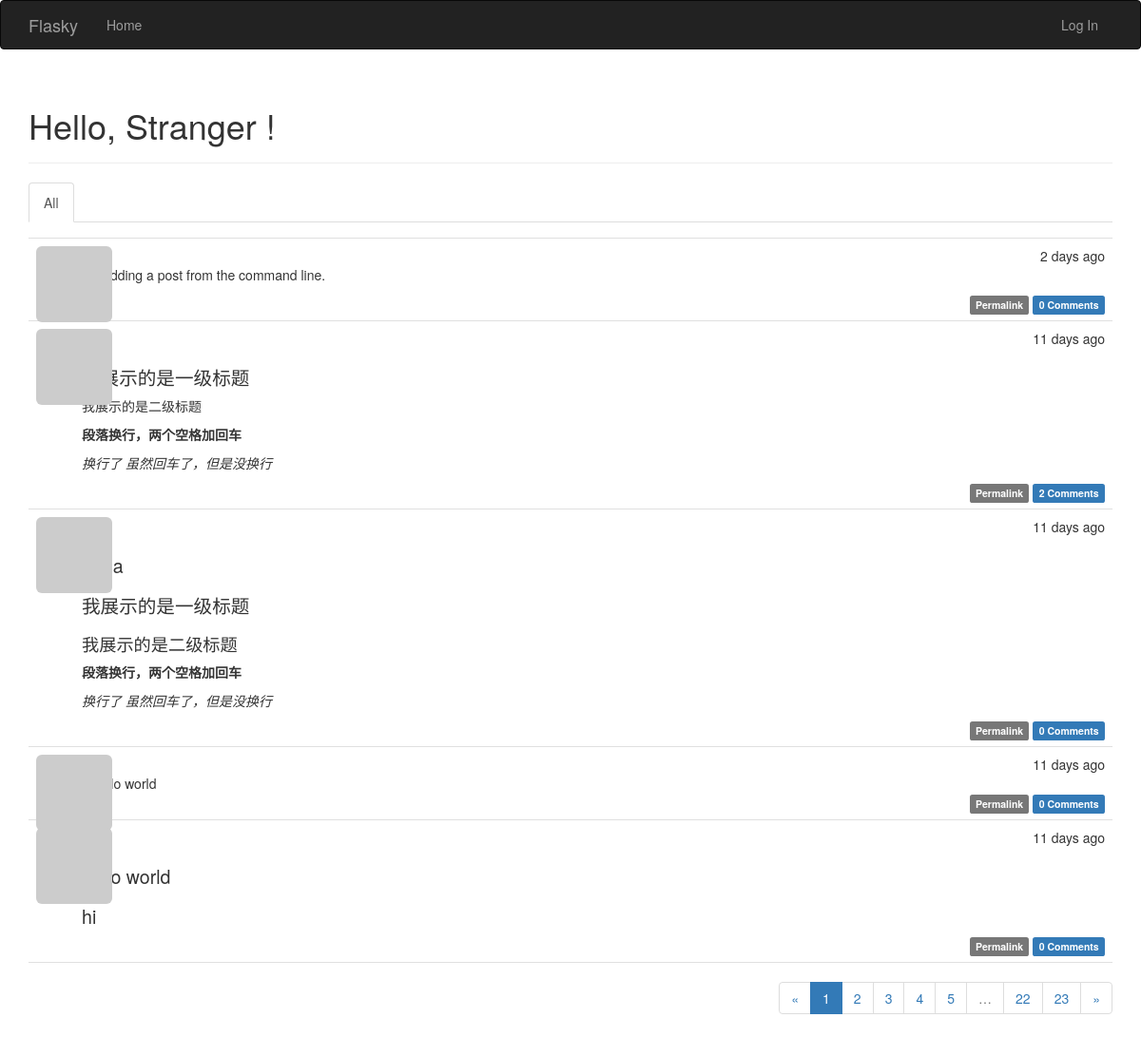
The page / on the database its author committed.
### app/models.py (models this page shows, shortened)
class Post(db.Model):
    __tablename__ ='posts'
    id =db.Column(db.Integer, primary_key=True)
    body = db.Column(db.Text)
    body_html =db.Column(db.Text)
    timestamp = db.Column(db.DateTime, index=True, default=datetime.utcnow)
    author_id = db.Column(db.Integer, db.ForeignKey('users.id'))
    comments = db.relationship('Comment',foreign_keys=[Comment.post_id],
                               backref = 'post',
                               lazy = 'dynamic',
                               cascade ='all, delete-orphan')

### app/main/views.py (the view)
@main.route('/',methods=['GET','POST'])
def index():
    form = PostForm()
    if current_user.can(Permission.WRITE) and form.validate_on_submit():
        post=Post(body=form.body.data,author=current_user._get_current_object())
        db.session.add(post)
        db.session.commit()
        return redirect(url_for('.index'))
    page = request.args.get('page',1,type=int)
    show_followed=False
    if current_user.is_authenticated:
        show_followed = bool(request.cookies.get('show_followed',''))
    if show_followed:
        query = current_user.followed_posts
    else:
        query = Post.query
    pagination = query.order_by(Post.timestamp.desc()).\
        paginate(page,per_page=current_app.config['FLASKY_POSTS_PER_PAGE'],error_out=False)
    posts = pagination.items
    return render_template('index.html',form=form,posts=posts,pagination=pagination,show_followed=show_followed)

### app/auth/views.py (called while the page is built)
@auth.before_app_request
def before_request():
    if current_user.is_authenticated:
        current_user.ping()
        if not current_user.confirmed \
                and request.endpoint \
                and request.blueprint != 'auth'\
                and request.endpoint != 'static':
            return redirect(url_for('auth.unconfirmed'))

### app/main/__init__.py (called while the page is built)
@main.app_context_processor
def inject_permissions():
    return dict(Permission=Permission)

### app/main/views.py (called while the page is built)
@main.after_app_request
def after_request(response):
    for query in get_debug_queries():
        if query.duration >= current_app.config['FLASKY_SLOW_DB_QUERY_TIME']:
            current_app.logger.warning(
                'Slow query:%s\nParameters:%s\nDuration:%fs\nContext:%s\n' %
                ( query.statement, query.parameters, query.duration, query.context))
    return response

### app/models.py (called while the page is built)
    def gravatar_hash(self):
        return hashlib.md5(self.email.lower().encode('utf-8')).hexdigest()

    def gravatar(self, size=100, default='identicon', rating='g'):
        if request.is_secure:
            url = 'https://secure.gravatar.com/avatar'
        else:
            url = 'http://www.gravatar.com/avatar'
        hash = self.avatar_hash or self.gravatar_hash()
        return '{url}/{hash}?s={size}&d={default}&r={rating}'.format(
            url=url, hash=hash, size=size, default=default, rating=rating)

    def can(self, permissions):
        return False

    def is_administrator(self):
        return False

### app/templates/index.html (shortened to what this page needs)
{% extends 'base.html' %}
{% import "bootstrap/wtf.html" as wtf %}
{% import "_macros.html" as macros %}
{% block page_content %}
    <div class="page-header">
        <h1>Hello,
            {% if current_user.is_authenticated %}
                {{ current_user.username }}
            {% else %}
                Stranger
            {% endif %}!
        </h1>
    </div>
    <div class="post-tabs">
        <ul class="nav nav-tabs">
            <li {% if not show_followed %} class="active" {% endif %}>
                <a href="{{ url_for('.show_all') }}">All</a>
            </li>
        </ul>
        {% include '_posts.html' %}
    </div>
    <div class ="pagination">
        {{ macros.pagination_widget(pagination, ".index") }}
    </div>
{% endblock %}

### app/templates/base.html (shortened to what this page needs)
{% extends 'bootstrap/base.html' %}
{% block head %}
    {{ super() }}
    <link rel="stylesheet" href="{{ url_for('static', filename='styles.css') }}" type="text/css">
{% endblock %}
{% block navbar %}
    <div class="navbar navbar-inverse" role="navigation">
        <div class="container">
            <div class="navbar-header">
                <a class="navbar-brand" href="{{ url_for('main.index') }}">Flasky</a>
            </div>
            <div class="navbar-collapse collapse">
                <ul class="nav navbar-nav">
                    <li><a href="{{ url_for('main.index') }}">Home</a></li>
                </ul>
                <ul class="nav navbar-nav navbar-right">
                    {% if current_user.is_authenticated %}
                         <li class="dropdown">
                            <a href="#" class="dropdown-toggle" data-toggle="dropdown">
                                {{ current_user.username }}
                                <b class="caret"></b>
                            </a>
                            <ul class="dropdown-menu">
                                <li><a href = "{{url_for('main.user',username = current_user.username)}}">User Profile</a></li>
                                <li class="divider"></li>
                                <li><a href="{{ url_for('auth.update_password') }}">Update Password</a></li>
                                <li class="divider"></li>
                                <li><a href="{{ url_for('auth.update_email_request') }}">Update Email</a></li>
                                <li class="divider"></li>
                                <li><a href="{{ url_for('auth.logout') }}">Log Out</a></li>
                            </ul>
                        </li>
                    {% else %}
                    <li><a href="{{ url_for('auth.login') }}">Log In</a></li>
                    {% endif %}
                </ul>
            </div>
        </div>
    </div>
{% endblock %}
{% block content %}
    <div class="container">
        {% block page_content %}{% endblock %}
    </div>
{% endblock %}

### app/templates/_macros.html
{% macro pagination_widget(pagination, endpoint) %}
<ul class = "pagination" >
    <li {% if not pagination.has_prev %} class="disable" {% endif %}>
        <a {% if pagination.has_prev %}
           href="{{ url_for(endpoint, page=pagination.prev_num, **kwargs)}}"
           {% else %}
           href ='#'
           {% endif %}>&laquo</a>
    </li>
    {% for p in pagination.iter_pages(left_edge=2,left_current=2,right_current=5,right_edge=2) %}
        {% if p %}
            {% if p == pagination.page %}
                <li class="active">
                    <a href="{{ url_for(endpoint, page=p, **kwargs)}}">{{ p }}</a>
                </li>
            {% else %}
                <li>
                    <a href="{{ url_for(endpoint, page = p, **kwargs) }}">{{ p }}</a>
                </li>
            {% endif %}
        {% else %}
            <li class="disabled"><a href="#">&hellip;</a></li>
        {% endif %}
    {% endfor %}
    <li {% if not pagination.has_next %} class="disable" {% endif %}>
    <a {% if pagination.has_next %}
       href="{{ url_for(endpoint, page=pagination.next_num, **kwargs)}}"
       {% else %}
       href ='#'
       {% endif %}>&raquo</a>
    </li>
</ul>
{% endmacro %}

### app/templates/_posts.html (shortened to what this page needs)
<ul class="posts">
        {% for post in posts %}
        <li class="post">
            <div class = "post-thumbnail" >
                <a href="{{ url_for('.user', username=post.author.username) }}">
                    <img class="img-rounded profile-thumbnail" src="{{ post.author.gravatar(size=40) }}">
                </a>
            </div>
            <div class="post-content">
                <div class="post-date">{{ moment(post.timestamp).fromNow(refresh=True) }}</div>
                <div class="post-author">
                    <a href="{{ url_for('.user', username=post.author.username) }}">
                    </a>
                </div>
                <div class="post-body">
                    {% if post.body_html %}
                        {{ post.body_html | safe }}
                    {% else %}
                        {{ post.body }}
                    {% endif %}
                </div>
                <div class="post-footer">
                    <a href="{{url_for('.post',id=post.id)}}">
                        <span class="label label-default">Permalink</span>
                    </a>
                    <a href="{{ url_for('.post', id=post.id) }}#comments">
                        <span class="label label-primary">
                            {{ post.comments.count() }} Comments
                        </span>
                    </a>
                </div>
            </div>
        </li>
        {% endfor %}
 </ul>

### app/static/styles.css (style rules this page uses)
.profile-thumbnail { position: absolute; }
ul.posts { list-style-type: none; padding: 0px; margin: 16px 0px 0px 0px; border-top: 1px solid #e0e0e0; }
ul.posts li.post { padding: 8px; border-bottom: 1px solid #e0e0e0; }
div.post-date { float: right; }
div.post-author { font-weight: bold; }
div.post-thumbnail { position: absolute; }
div.post-content { margin-left: 48px; min-height: 48px; }
div.post-footer { text-align: right; }
div.pagination { width: 100%; text-align: right; padding: 0px; margin: 0px; }
.post-body h1 { font-size: 140%; }
.post-body h2 { font-size: 130%; }

### rows shown on the page
Post: timestamp "2 days ago", body_html "I'm adding a post from the command line.", comments.count "0"
Post: timestamp "11 days ago", body_html "我展示的是一级标题 我展示的是二级标题 段落换行，两个空格加回车 换行了 虽然回车了，但是没换行", comments.count "2"
Post: timestamp "11 days ago", body_html "我展示的是一级标题 我展示的是二级标题 段落换行，两个空格加回车 换行了 虽然回车了，但是没换行", comments.count "0"
Post: timestamp "11 days ago", body "# hello world", comments.count "0"
Post: timestamp "11 days ago", body_html "hello world hi", comments.count "0"

### other values the page prints
{{ p }} "1"
{{ p }} "2" "3" "4" "5" "22" "23"
